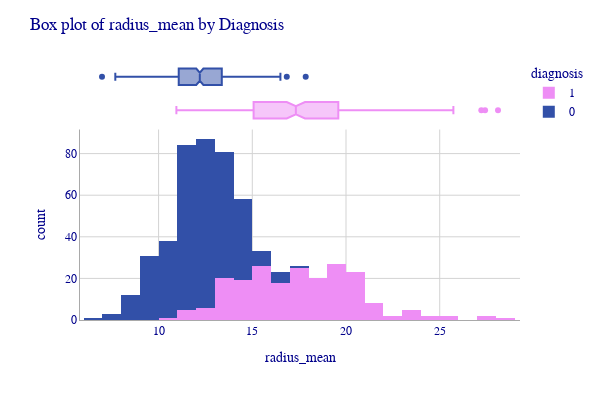
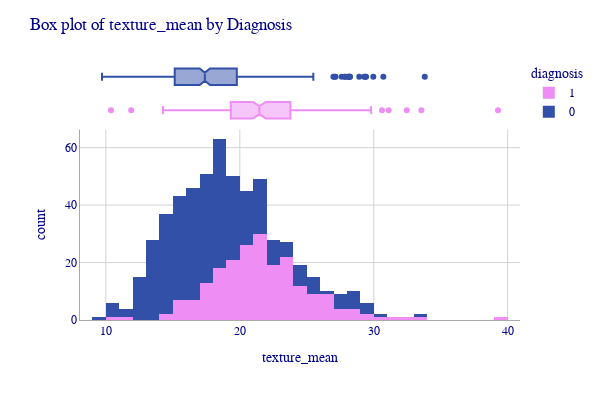

Notebook code cell kept with these figures, in order:
### Markdown cell above
Clear Separation = Easy Classification:

When histograms show distinct peaks with minimal overlap
A simple threshold could classify most cases correctly
High accuracy expected from machine learning models

Heavy Overlap = Difficult Classification:

When both diagnosis groups have similar distributions
High error rates expected
Models will struggle to distinguish between classes

Threshold-Based Classification:
If you see clear separation (like area_worst), you could literally draw a vertical line:
If area_worst > 800: Predict Malignant
If area_worst ≤ 800: Predict Benign
This simple rule might achieve 85-90% accuracy!

Features with good separation → Keep these
good_features = ["area_worst", "radius_worst", "concavity_worst"]

Features with poor separation → Consider removing
weak_features = ["symmetry_mean", "fractal_dimension_mean"]

### Code cell
columns_to_plot = ['radius_mean', 'texture_mean', 'perimeter_mean']

for column in columns_to_plot:
    fig = px.histogram(df, x=df[column], color="diagnosis", marginal="box",
                       color_discrete_map={
                                0: 'rgb(50, 80, 168)',     
                                1: '#ee8ef5'})
    fig.update_layout(
    title=dict(text=f"Box plot of {column} by Diagnosis"),
    width=800,
    height=400
    )
    fig.update_layout(
    width=600,
    height=400,
    font=dict(
        family="Arial, Courier New, monospace",  # font family
        size=12,                                 # font size (pixels)
        color="darkblue"                         # font color
    )
    )

    fig.update_layout(
        plot_bgcolor='white',
        xaxis=dict(
            showline=True,            # show axis line
            linecolor='darkgray',        # axis line color
            showgrid=True,            # show grid lines
            gridcolor='lightgray',    # grid line color
            gridwidth=1
        ),
        yaxis=dict(
            showline=True,
            linecolor='darkgray',
            showgrid=True,
            gridcolor='lightgray',
            gridwidth=1
        )
    )
    fig.show()

### Figure 1 — Plotly figure (JSON) as saved in the notebook; plotly's stock layout.template omitted (floating-point values rounded to 4 significant figures; data arrays with more than 128 entries replaced by an {"elided": "..."} marker saying what was removed)
{"data": [{"bingroup": "x", "hovertemplate": "diagnosis=1<br>radius_mean=%{x}<br>count=%{y}<extra></extra>", "legendgroup": "1", "marker": {"color": "#ee8ef5", "pattern": {"shape": ""}}, "name": "1", "orientation": "v", "showlegend": true, "type": "histogram", "x": {"elided": "212 float values"}, "xaxis": "x", "yaxis": "y"}, {"hovertemplate": "diagnosis=1<br>radius_mean=%{x}<extra></extra>", "legendgroup": "1", "marker": {"color": "#ee8ef5"}, "name": "1", "notched": true, "showlegend": false, "type": "box", "x": {"elided": "212 float values"}, "xaxis": "x2", "yaxis": "y2"}, {"bingroup": "x", "hovertemplate": "diagnosis=0<br>radius_mean=%{x}<br>count=%{y}<extra></extra>", "legendgroup": "0", "marker": {"color": "rgb(50, 80, 168)", "pattern": {"shape": ""}}, "name": "0", "orientation": "v", "showlegend": true, "type": "histogram", "x": {"elided": "357 float values"}, "xaxis": "x", "yaxis": "y"}, {"hovertemplate": "diagnosis=0<br>radius_mean=%{x}<extra></extra>", "legendgroup": "0", "marker": {"color": "rgb(50, 80, 168)"}, "name": "0", "notched": true, "showlegend": false, "type": "box", "x": {"elided": "357 float values"}, "xaxis": "x2", "yaxis": "y2"}], "layout": {"barmode": "relative", "font": {"color": "darkblue", "family": "Arial, Courier New, monospace", "size": 12}, "height": 400, "legend": {"title": {"text": "diagnosis"}, "tracegroupgap": 0}, "margin": {"t": 60}, "plot_bgcolor": "white", "title": {"text": "Box plot of radius_mean by Diagnosis"}, "width": 600, "xaxis": {"anchor": "y", "domain": [0, 1], "gridcolor": "lightgray", "gridwidth": 1, "linecolor": "darkgray", "showgrid": true, "showline": true, "title": {"text": "radius_mean"}}, "xaxis2": {"anchor": "y2", "domain": [0, 1], "matches": "x", "showgrid": true, "showticklabels": false}, "yaxis": {"anchor": "x", "domain": [0, 0.7326], "gridcolor": "lightgray", "gridwidth": 1, "linecolor": "darkgray", "showgrid": true, "showline": true, "title": {"text": "count"}}, "yaxis2": {"anchor": "x2", "domain": [0.7426, 1], "matches": "y2", "showgrid": false, "showline": false, "showticklabels": false, "ticks": ""}}}

### Figure 2 — Plotly figure (JSON) as saved in the notebook; plotly's stock layout.template omitted (floating-point values rounded to 4 significant figures; data arrays with more than 128 entries replaced by an {"elided": "..."} marker saying what was removed)
{"data": [{"bingroup": "x", "hovertemplate": "diagnosis=1<br>texture_mean=%{x}<br>count=%{y}<extra></extra>", "legendgroup": "1", "marker": {"color": "#ee8ef5", "pattern": {"shape": ""}}, "name": "1", "orientation": "v", "showlegend": true, "type": "histogram", "x": {"elided": "212 float values"}, "xaxis": "x", "yaxis": "y"}, {"hovertemplate": "diagnosis=1<br>texture_mean=%{x}<extra></extra>", "legendgroup": "1", "marker": {"color": "#ee8ef5"}, "name": "1", "notched": true, "showlegend": false, "type": "box", "x": {"elided": "212 float values"}, "xaxis": "x2", "yaxis": "y2"}, {"bingroup": "x", "hovertemplate": "diagnosis=0<br>texture_mean=%{x}<br>count=%{y}<extra></extra>", "legendgroup": "0", "marker": {"color": "rgb(50, 80, 168)", "pattern": {"shape": ""}}, "name": "0", "orientation": "v", "showlegend": true, "type": "histogram", "x": {"elided": "357 float values"}, "xaxis": "x", "yaxis": "y"}, {"hovertemplate": "diagnosis=0<br>texture_mean=%{x}<extra></extra>", "legendgroup": "0", "marker": {"color": "rgb(50, 80, 168)"}, "name": "0", "notched": true, "showlegend": false, "type": "box", "x": {"elided": "357 float values"}, "xaxis": "x2", "yaxis": "y2"}], "layout": {"barmode": "relative", "font": {"color": "darkblue", "family": "Arial, Courier New, monospace", "size": 12}, "height": 400, "legend": {"title": {"text": "diagnosis"}, "tracegroupgap": 0}, "margin": {"t": 60}, "plot_bgcolor": "white", "title": {"text": "Box plot of texture_mean by Diagnosis"}, "width": 600, "xaxis": {"anchor": "y", "domain": [0, 1], "gridcolor": "lightgray", "gridwidth": 1, "linecolor": "darkgray", "showgrid": true, "showline": true, "title": {"text": "texture_mean"}}, "xaxis2": {"anchor": "y2", "domain": [0, 1], "matches": "x", "showgrid": true, "showticklabels": false}, "yaxis": {"anchor": "x", "domain": [0, 0.7326], "gridcolor": "lightgray", "gridwidth": 1, "linecolor": "darkgray", "showgrid": true, "showline": true, "title": {"text": "count"}}, "yaxis2": {"anchor": "x2", "domain": [0.7426, 1], "matches": "y2", "showgrid": false, "showline": false, "showticklabels": false, "ticks": ""}}}
